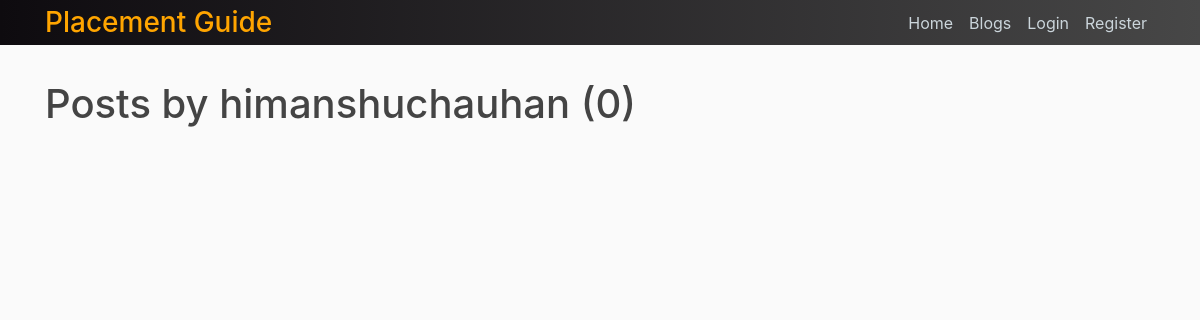
Page /home/placement/user/himanshuchauhan on the earlier database version.
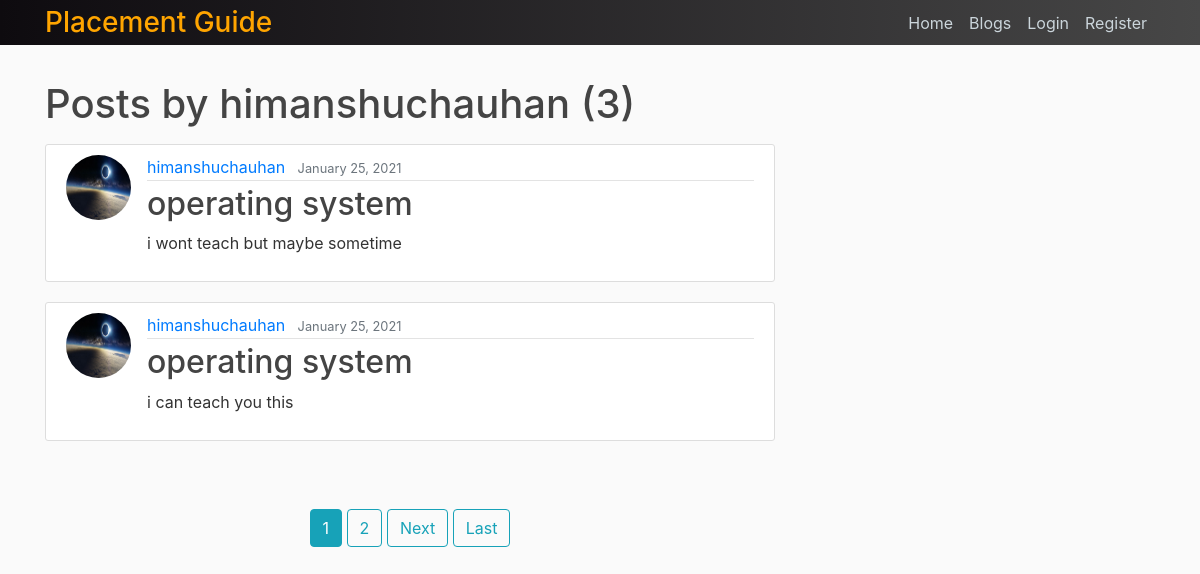
Same page on the later database version.
### placement/models.py (models this page shows, shortened)
class Post(models.Model):
    title = models.CharField(max_length=100)
    content = models.TextField()
    date_posted = models.DateTimeField(default=timezone.now)
    author = models.ForeignKey(User,on_delete=models.CASCADE)

### user_profile/models.py (models this page shows, shortened)
class Profile(models.Model):
    user = models.OneToOneField(User,on_delete=models.CASCADE)
    image = models.ImageField(default='default.jpg',upload_to='profile_pics') # this upload to tells us the directory name where all the user profile pics will be saved so

### placement/views.py (the view)
# urls.py: path('user/<str:username>',UserPostListView.as_view(),name='user-posts'),
class UserPostListView(ListView):  #  here we are creating the page where all the personally uploaded post by any user will be displayed
    model = Post
    template_name = 'placement/user_posts.html'
    context_object_name = 'posts' # here we are defining that for the context of this view we will use the posts
    paginate_by = 2 # when we will have many posts then we want to show only assume 2 posts per page so here we are dividing the posts and making the page
    def get_queryset(self):  # we will modify the List by overloading this function and only show the current user posts
        user = get_object_or_404(User,username=self.kwargs.get('username'))  # here we are capturing the username and store it in the user otherwise we will show 404 error.
        return Post.objects.filter(author=user).order_by('-date_posted') # this will restrict the page to show the post only related to that user and order them by latest->old.

### placement/templates/placement/user_posts.html (shortened to what this page needs)
{% extends "placement/base.html" %}
{% load static %}
{% block content %}
<h1 class="mb-3">Posts by {{ view.kwargs.username }} ({{ page_obj.paginator.count }})</h1>
{% for post in posts %}
    <article class="media content-section">
        <img class="rounded-circle article-img" src="{{ post.author.profile.image.url }}">
        <div class="media-body">
            <div class="article-metadata">
                <a class="mr-2" href="{% url 'user-posts' post.author.username %}">{{ post.author }}</a>
                <small class="text-muted">{{ post.date_posted|date:"F d, Y" }}</small>
            </div>
            <h2><a class="article-title" href="{% url 'blog' post.id %}">{{ post.title }}</a></h2>
            <p class="article-content">{{ post.content }}</p>
        </div>
    </article>
{% endfor %}
<br><br>
<div align=center>
{% if is_paginated %}
     {% for num in page_obj.paginator.page_range %}
        {% if page_obj.number == num %}
            <a class="btn btn-info mb-4" href="?page={{ num }}">{{num}}</a>
        {% elif num > page_obj.number|add:'-3' and num < page_obj.number|add:'+3' %}
            <a class="btn btn-outline-info mb-4" href="?page={{ num }}">{{num}}</a>
        {% endif %}
     {% endfor %}
     {% if page_obj.has_next %}
        <a class="btn btn-outline-info mb-4" href="?page={{ page_obj.next_page_number }}">Next</a>
        <a class="btn btn-outline-info mb-4" href="?page={{ page_obj.paginator.num_pages }}">Last</a>
    {% endif %}
</div>
{% endif %}
{% endblock content %}

### placement/templates/placement/base.html (shortened to what this page needs)
{% load static %}
<!DOCTYPE html>
<html>
    <head>
    <link rel="stylesheet" href="https://maxcdn.bootstrapcdn.com/bootstrap/4.0.0/css/bootstrap.min.css">
    <link rel="stylesheet" href="{%static 'css/layout.css'%}">
    </head>
    <body>
            <header class="site-header">
                <nav class="navbar navbar-expand-md navbar-dark bg-steel fixed-top">
                <div class="container">
                  <h3>Placement Guide</h3>
                    <a class="navbar-brand mr-4"</a>
                    <div class="collapse navbar-collapse" id="navbarToggle">
                    <div class="navbar-nav ml-auto">
                        <a class="nav-item nav-link" href="{% url 'home_detail' %}">Home</a>
                        <a class="nav-item nav-link" href="{% url 'home' %}">Blogs</a>
                    </div>
                    <div class="navbar-nav">
                      {% if user.is_authenticated %}
                      <a class="nav-item nav-link" href="{% url 'blog-create' %}">New Post</a>
                      <a class="nav-item nav-link" href="{% url 'profile' %}">Profile</a>
                      <a class="nav-item nav-link" href="{% url 'logout' %}">Logout</a>
                      {% else %}
                        <a class="nav-item nav-link" href="{% url 'login' %}">Login</a>
                        <a class="nav-item nav-link" href="{% url 'register' %}">Register</a>
                      {% endif %}
                    </div>
                    </div>
                </div>
                </nav>
            </header>
            <main role="main" class="container">
                <div class="row">
                  <div class="col-md-8">
                    {% block content %}
                    {% endblock content %}
                  </div>
                </div>
              </main>
    </body>
</html>

### static/css/layout.css (style rules this page uses)
h3 { height: 25px; color: orange; }
.navbar { background-image: linear-gradient(to left,#474747,#0e0b0f); height: 45px; }
body { background: #fafafa; color: #333333; margin-top: 5rem; }
h1, h2, h5, h6 { color: #444444; }
.bg-steel { background-color: #5f788a; }
.site-header .navbar-nav .nav-link { color: #cbd5db; }
.content-section { background: #ffffff; padding: 10px 20px; border: 1px solid #dddddd; border-radius: 3px; margin-bottom: 20px; }
.article-title { color: #444444; }
.article-content { white-space: pre-line; }
.article-img { height: 65px; width: 65px; margin-right: 16px; }
.article-metadata { padding-bottom: 1px; margin-bottom: 4px; border-bottom: 1px solid #e3e3e3 }

Differences in the rows shown:
added Post: author.profile.image (picture), author "himanshuchauhan", date_posted "January 25, 2021", title "operating system", content "i wont teach but maybe sometime"
added Post: author.profile.image (picture), author "himanshuchauhan", date_posted "January 25, 2021", title "operating system", content "i can teach you this"
Other differences:
{{ page_obj.paginator.count }}: "0" → "3"
new list line: "1"
new list line: "2"
text now shown: "Next Last"
